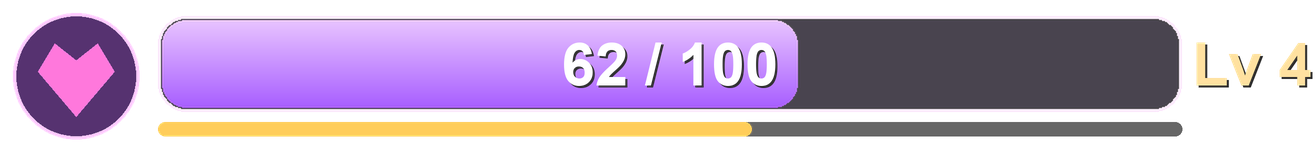
#> input picture art/LilithWidget_display.png, 1316 x 152 px, given in place of energy5.png, which was not available
$ python render_display.py
#> lines starting #> are read from the running program, lines starting #| are printed output that depends on the picture; pictures that were not available may be replaced by others from this repository, and a replacement may not be noted
"""Render a transparent PNG mock of the Lilith Widget for the Nexus page, using the shipped
template art (icon + stage frame) laid out the way HudUI.cpp draws it. Usage: render_display.py <out.png>"""
import sys, os
from PIL import Image, ImageDraw, ImageFont

here = os.path.dirname(os.path.abspath(__file__))
out = sys.argv[1] if len(sys.argv) > 1 else os.path.join(here, 'LilithWidget_display.png')

energy, energy_max, level, ratio = 62, 100, 4, 0.58
S = 2  # supersample for clean edges
bar_w, bar_h = 1024 * S, 96 * S
gap = 10 * S
icon_sz = int(bar_h * 1.5)
xp_h = 14 * S
font_px = 60 * S

stage = min(8, energy * 100 // energy_max // 12) if energy < energy_max else 8
bar = Image.open(os.path.join(here, 'stages', 'energy%d.png' % stage)).convert('RGBA').resize((bar_w, bar_h), Image.LANCZOS)
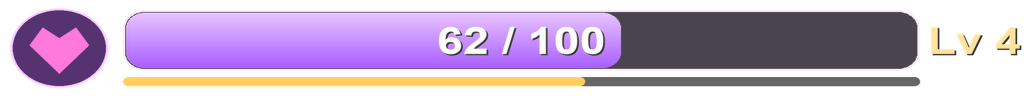
#> bar: PIL image 2048x192 RGBA (shown at 1/2 size); mean R, G, B, A 98.2, 74.8, 103.6, 143.8; transparent parts drawn white
icon = Image.open(os.path.join(here, 'icon.png')).convert('RGBA').resize((icon_sz, icon_sz), Image.LANCZOS)
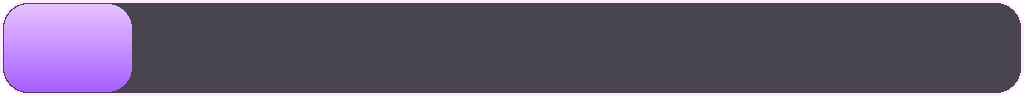
#> input picture art/stages/energy1.png, 1024 x 96 px, given in place of icon.png, which was not available
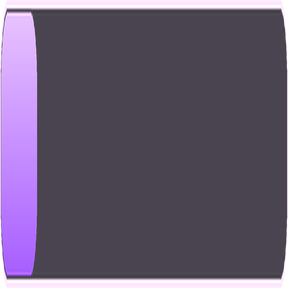
#> icon: PIL image 288x288 RGBA; mean R, G, B, A 49.3, 36.2, 61.7, 196.4; transparent parts drawn white

font = ImageFont.truetype(r'C:\Windows\Fonts\arialbd.ttf', font_px)
lvl_txt = 'Lv %d' % level
tmp = ImageDraw.Draw(Image.new('RGBA', (10, 10)))
lw = tmp.textbbox((0, 0), lvl_txt, font=font)[2]

W = icon_sz + gap + bar_w + gap + lw + 8 * S
bars_h = bar_h + gap + xp_h
H = max(icon_sz, bars_h) + 8 * S
img = Image.new('RGBA', (W, H), (0, 0, 0, 0))
#> img: PIL image 2644x304 RGBA; every value is 0
d = ImageDraw.Draw(img)

x = 4 * S
iy = (H - icon_sz) // 2
img.alpha_composite(icon, (x, iy))
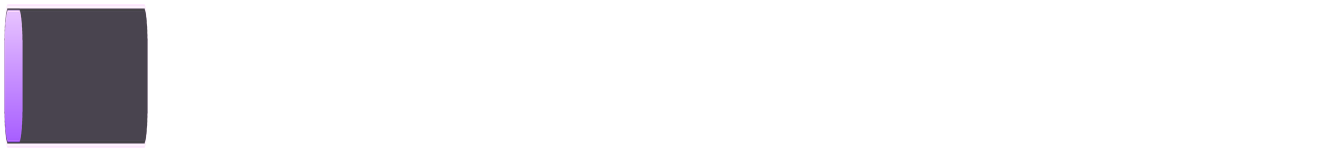
#> img: PIL image 2644x304 RGBA (shown at 1/2 size); mean R, G, B, A 5.1, 3.7, 6.4, 20.3; transparent parts drawn white
x += icon_sz + gap
bar_top = (H - bars_h) // 2
img.alpha_composite(bar, (x, bar_top))
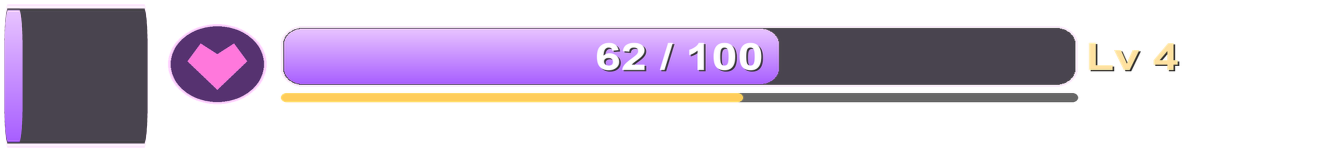
#> img: PIL image 2644x304 RGBA (shown at 1/2 size); mean R, G, B, A 53.1, 40.3, 57, 90.6; transparent parts drawn white

def shadow_text(pos, text, fill):
    d.text((pos[0] + 2 * S, pos[1] + 2 * S), text, font=font, fill=(0, 0, 0, 210))
    d.text(pos, text, font=font, fill=fill)

txt = '%d / %d' % (energy, energy_max)
bb = d.textbbox((0, 0), txt, font=font)
#> bb = (0, 23, 498, 124)
shadow_text((x + (bar_w - bb[2]) // 2, bar_top + (bar_h - bb[3]) // 2 - bb[1] // 2), txt, (255, 255, 255, 255))

# XP strip under the bar
x0, y0 = x, bar_top + bar_h + gap
r = xp_h // 2
d.rounded_rectangle((x0, y0, x0 + bar_w, y0 + xp_h), r, fill=(0, 0, 0, 153))
d.rounded_rectangle((x0, y0, x0 + int(bar_w * ratio), y0 + xp_h), r, fill=(255, 205, 90, 255))

# level label right of the bar
lb = d.textbbox((0, 0), lvl_txt, font=font)
#> lb = (0, 25, 252, 112)
shadow_text((x + bar_w + gap, bar_top + (bar_h - lb[3]) // 2 - lb[1] // 2), lvl_txt, (255, 225, 160, 255))

img = img.resize((W // S, H // S), Image.LANCZOS)
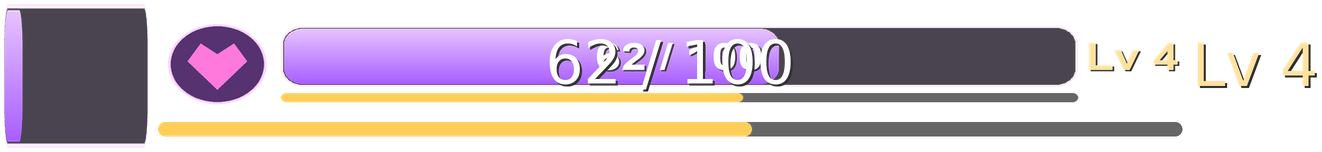
#> img: PIL image 1322x152 RGBA; mean R, G, B, A 71, 56.1, 64, 108.4; transparent parts drawn white
img.save(out)
print('wrote', out, img.size)
#| wrote art/LilithWidget_display.png (1322, 152)
